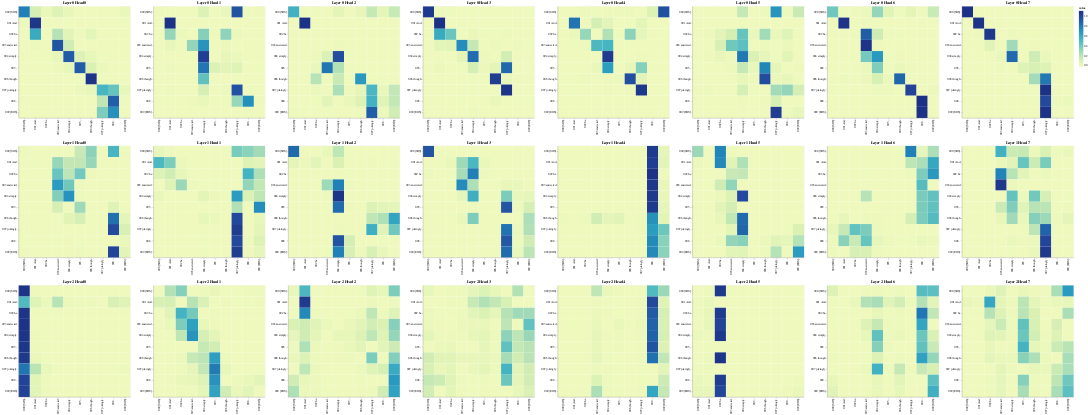

Notebook source saved alongside this figure:
### Code cell
layers = [0, 1, 2]
heads = [0, 1, 2, 3, 4, 5, 6, 7]

# Encoder Self-Attention
get_all_attention_maps("encoder", layers, heads, encoder_input_tokens, encoder_input_tokens, min(20, sentence_len))
